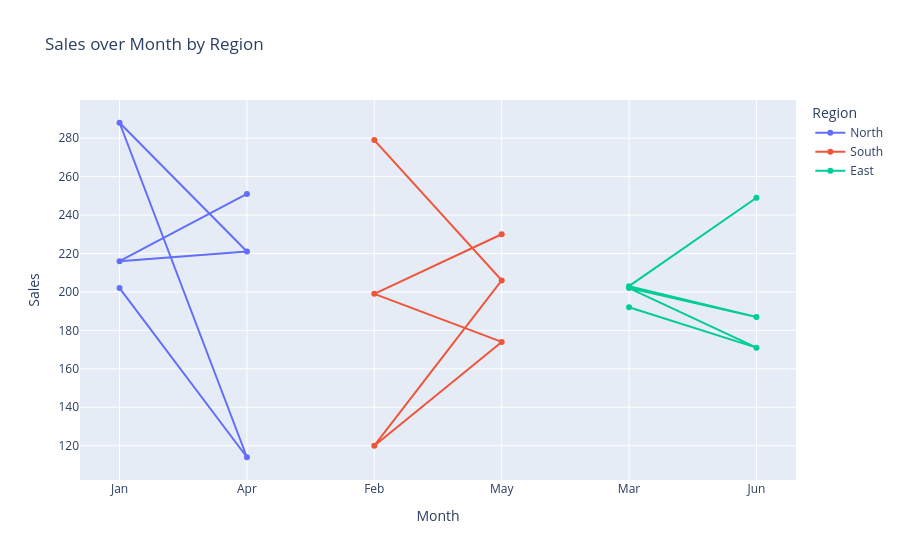
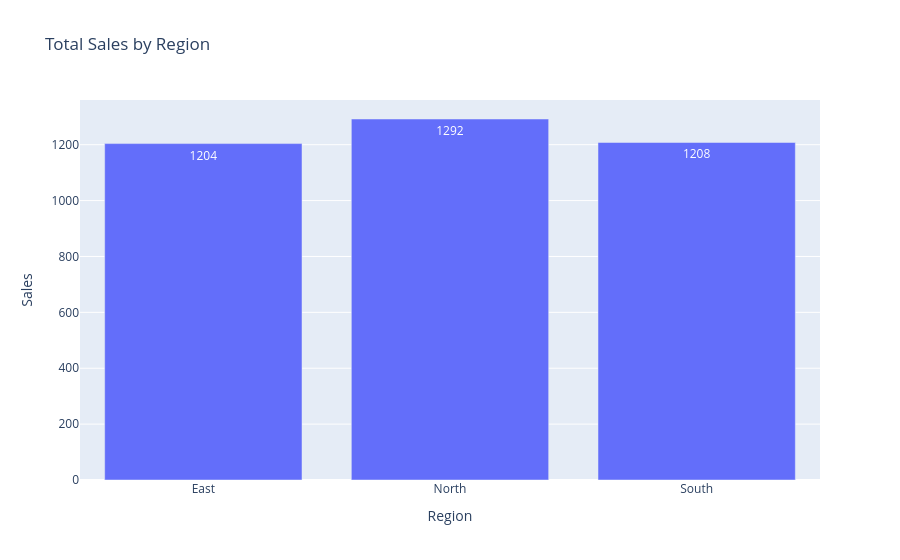
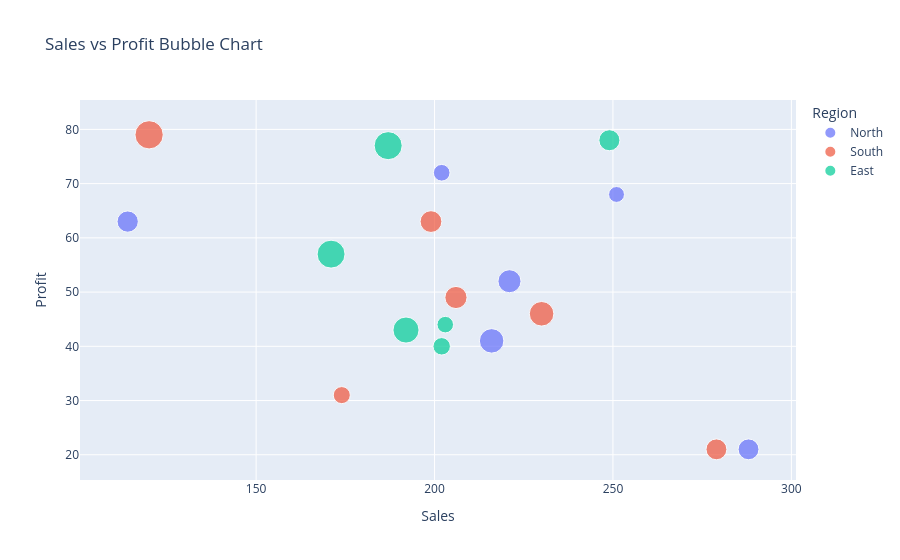
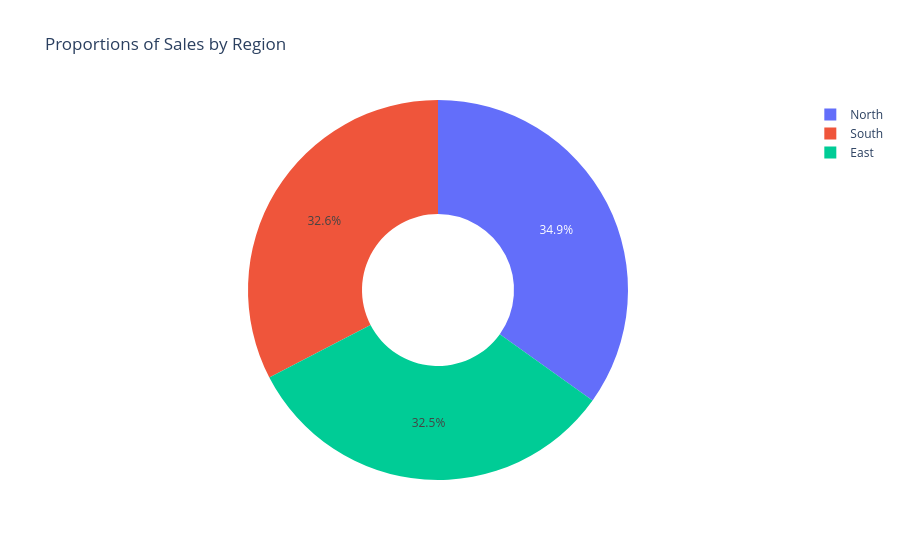

Notebook source saved alongside these figures, in order:
### Markdown cell above
##Q8. Plotly -- Interactive Basic Charts
Perform the following tasks:

• Create an interactive line chart showing Sales over Month, with a separate line for each Region. Include markers at each data point.

• Create an interactive bar chart showing total Sales by Region. Display the exact sales value on top of each bar.

• Create an interactive scatter plot of Sales versus Profit. Color points by Region, set bubble size by Customers, and show Month information when hovering over points.

• Create an interactive donut chart showing the proportion of total Sales by Region. Set the hole size to 40% of the radius.

• Create an animated scatter plot of Sales versus Profit that transitions through each Month. Fix the x-axis range from 0 to 350 and y-axis range from 0 to 100 for smooth animation.

• Create an interactive area chart showing cumulative Sales by Month for each Region.

### Code cell
import plotly.express as px
import pandas as pd
import numpy as np

np.random.seed(42)
df = pd.DataFrame({
    'Month': ['Jan', 'Feb', 'Mar', 'Apr', 'May', 'Jun'] * 3,
    'Sales': np.random.randint(100, 300, 18),
    'Profit': np.random.randint(20, 80, 18),
    'Region': ['North', 'South', 'East'] * 6,
    'Customers': np.random.randint(50, 200, 18)
})

# 1. Interactive line chart showing Sales over Month for each Region with markers
fig1 = px.line(df, x='Month', y='Sales', color='Region', markers=True, title='Sales over Month by Region')
fig1.show()

# 2. Interactive bar chart showing total Sales by Region with text on top
sales_by_region = df.groupby('Region', as_index=False)['Sales'].sum()
fig2 = px.bar(sales_by_region, x='Region', y='Sales', text_auto=True, title='Total Sales by Region')
fig2.show()

# 3. Interactive scatter plot of Sales vs Profit (color Region, size Customers, hover Month)
fig3 = px.scatter(df, x='Sales', y='Profit', color='Region', size='Customers', hover_data=['Month'], title='Sales vs Profit Bubble Chart')
fig3.show()

# 4. Interactive donut chart showing proportion of total Sales by Region (hole 40%)
fig4 = px.pie(sales_by_region, values='Sales', names='Region', hole=0.4, title='Proportions of Sales by Region')
fig4.show()

# 5. Animated scatter plot transitioning through Month (x: 0-350, y: 0-100)
fig5 = px.scatter(df, x='Sales', y='Profit', color='Region', size='Customers',
                  animation_frame='Month', range_x=[0, 350], range_y=[0, 100],
                  title='Animated Sales vs Profit over Month')
fig5.show()

# 6. Interactive area chart showing cumulative Sales by Month for each Region
df['Cumulative_Sales'] = df.groupby('Region')['Sales'].cumsum()
fig6 = px.area(df, x='Month', y='Cumulative_Sales', color='Region', title='Cumulative Sales by Month')
fig6.show()

### Figure 1 — Plotly figure (JSON) as saved in the notebook; plotly's stock layout.template omitted (floating-point values rounded to 4 significant figures)
{"data": [{"hovertemplate": "Region=North<br>Month=%{x}<br>Sales=%{y}<extra></extra>", "legendgroup": "North", "line": {"color": "#636efa", "dash": "solid"}, "marker": {"symbol": "circle"}, "mode": "lines+markers", "name": "North", "orientation": "v", "showlegend": true, "type": "scatter", "x": ["Jan", "Apr", "Jan", "Apr", "Jan", "Apr"], "xaxis": "x", "y": [202, 114, 288, 221, 216, 251], "yaxis": "y"}, {"hovertemplate": "Region=South<br>Month=%{x}<br>Sales=%{y}<extra></extra>", "legendgroup": "South", "line": {"color": "#EF553B", "dash": "solid"}, "marker": {"symbol": "circle"}, "mode": "lines+markers", "name": "South", "orientation": "v", "showlegend": true, "type": "scatter", "x": ["Feb", "May", "Feb", "May", "Feb", "May"], "xaxis": "x", "y": [279, 206, 120, 174, 199, 230], "yaxis": "y"}, {"hovertemplate": "Region=East<br>Month=%{x}<br>Sales=%{y}<extra></extra>", "legendgroup": "East", "line": {"color": "#00cc96", "dash": "solid"}, "marker": {"symbol": "circle"}, "mode": "lines+markers", "name": "East", "orientation": "v", "showlegend": true, "type": "scatter", "x": ["Mar", "Jun", "Mar", "Jun", "Mar", "Jun"], "xaxis": "x", "y": [192, 171, 202, 187, 203, 249], "yaxis": "y"}], "layout": {"legend": {"title": {"text": "Region"}, "tracegroupgap": 0}, "title": {"text": "Sales over Month by Region"}, "xaxis": {"anchor": "y", "domain": [0.0, 1.0], "title": {"text": "Month"}}, "yaxis": {"anchor": "x", "domain": [0.0, 1.0], "title": {"text": "Sales"}}}}

### Figure 2 — Plotly figure (JSON) as saved in the notebook; plotly's stock layout.template omitted (floating-point values rounded to 4 significant figures)
{"data": [{"hovertemplate": "Region=%{x}<br>Sales=%{y}<extra></extra>", "legendgroup": "", "marker": {"color": "#636efa", "pattern": {"shape": ""}}, "name": "", "orientation": "v", "showlegend": false, "textposition": "auto", "texttemplate": "%{y}", "type": "bar", "x": ["East", "North", "South"], "xaxis": "x", "y": [1204, 1292, 1208], "yaxis": "y"}], "layout": {"barmode": "relative", "legend": {"tracegroupgap": 0}, "title": {"text": "Total Sales by Region"}, "xaxis": {"anchor": "y", "domain": [0.0, 1.0], "title": {"text": "Region"}}, "yaxis": {"anchor": "x", "domain": [0.0, 1.0], "title": {"text": "Sales"}}}}

### Figure 3 — Plotly figure (JSON) as saved in the notebook; plotly's stock layout.template omitted (floating-point values rounded to 4 significant figures)
{"data": [{"customdata": [["Jan"], ["Apr"], ["Jan"], ["Apr"], ["Jan"], ["Apr"]], "hovertemplate": "Region=North<br>Sales=%{x}<br>Profit=%{y}<br>Customers=%{marker.size}<br>Month=%{customdata[0]}<extra></extra>", "legendgroup": "North", "marker": {"color": "#636efa", "size": [64, 104, 100, 122, 138, 58], "sizemode": "area", "sizeref": 0.46, "symbol": "circle"}, "mode": "markers", "name": "North", "orientation": "v", "showlegend": true, "type": "scatter", "x": [202, 114, 288, 221, 216, 251], "xaxis": "x", "y": [72, 63, 21, 52, 41, 68], "yaxis": "y"}, {"customdata": [["Feb"], ["May"], ["Feb"], ["May"], ["Feb"], ["May"]], "hovertemplate": "Region=South<br>Sales=%{x}<br>Profit=%{y}<br>Customers=%{marker.size}<br>Month=%{customdata[0]}<extra></extra>", "legendgroup": "South", "marker": {"color": "#EF553B", "size": [100, 113, 184, 67, 109, 139], "sizemode": "area", "sizeref": 0.46, "symbol": "circle"}, "mode": "markers", "name": "South", "orientation": "v", "showlegend": true, "type": "scatter", "x": [279, 206, 120, 174, 199, 230], "xaxis": "x", "y": [21, 49, 79, 31, 63, 46], "yaxis": "y"}, {"customdata": [["Mar"], ["Jun"], ["Mar"], ["Jun"], ["Mar"], ["Jun"]], "hovertemplate": "Region=East<br>Sales=%{x}<br>Profit=%{y}<br>Customers=%{marker.size}<br>Month=%{customdata[0]}<extra></extra>", "legendgroup": "East", "marker": {"color": "#00cc96", "size": [157, 180, 70, 181, 63, 102], "sizemode": "area", "sizeref": 0.46, "symbol": "circle"}, "mode": "markers", "name": "East", "orientation": "v", "showlegend": true, "type": "scatter", "x": [192, 171, 202, 187, 203, 249], "xaxis": "x", "y": [43, 57, 40, 77, 44, 78], "yaxis": "y"}], "layout": {"legend": {"itemsizing": "constant", "title": {"text": "Region"}, "tracegroupgap": 0}, "title": {"text": "Sales vs Profit Bubble Chart"}, "xaxis": {"anchor": "y", "domain": [0.0, 1.0], "title": {"text": "Sales"}}, "yaxis": {"anchor": "x", "domain": [0.0, 1.0], "title": {"text": "Profit"}}}}

### Figure 4 — Plotly figure (JSON) as saved in the notebook; plotly's stock layout.template omitted (floating-point values rounded to 4 significant figures)
{"data": [{"domain": {"x": [0.0, 1.0], "y": [0.0, 1.0]}, "hole": 0.4, "hovertemplate": "Region=%{label}<br>Sales=%{value}<extra></extra>", "labels": ["East", "North", "South"], "legendgroup": "", "name": "", "showlegend": true, "type": "pie", "values": [1204, 1292, 1208]}], "layout": {"legend": {"tracegroupgap": 0}, "title": {"text": "Proportions of Sales by Region"}}}
